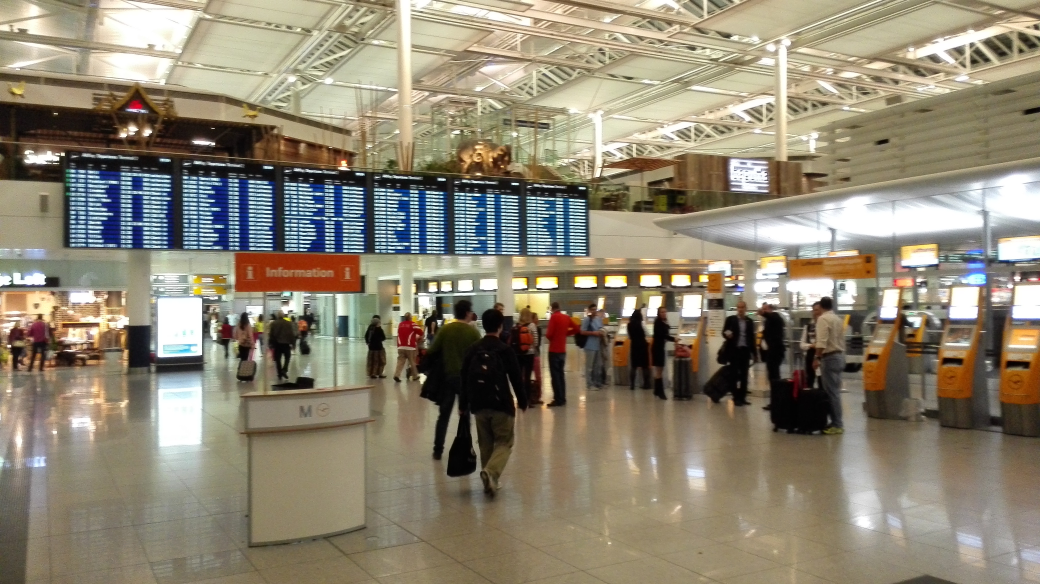
#> input picture lab6.jpg, 4160 x 2336 px (shown at 1/4 size)
$ python hog.week6.py
#> lines starting #> are read from the running program, lines starting #| are printed output that depends on the picture; after the words box and inside, x2 and y2 are one past the last pixel; in counts of white or black regions, pixels touching at a corner belong together
import cv2

hog = cv2.HOGDescriptor()
hog.setSVMDetector(cv2.HOGDescriptor_getDefaultPeopleDetector())
image = cv2.imread("lab6.jpg")
#> image is the input picture: shape (2336, 4160, 3); mean B, G, R 114.8, 133.2, 141.7
if image is None:
    print("Error: Could not read image.")
    exit()

max_size = 800
height, width, _ = image.shape
#> height = 2336; width = 4160
scale = max_size / max(height, width)
#> scale = 0.192
new_width = int(width * scale)
#> new_width = 800
new_height = int(height * scale)
#> new_height = 449
image = cv2.resize(image, (new_width, new_height))
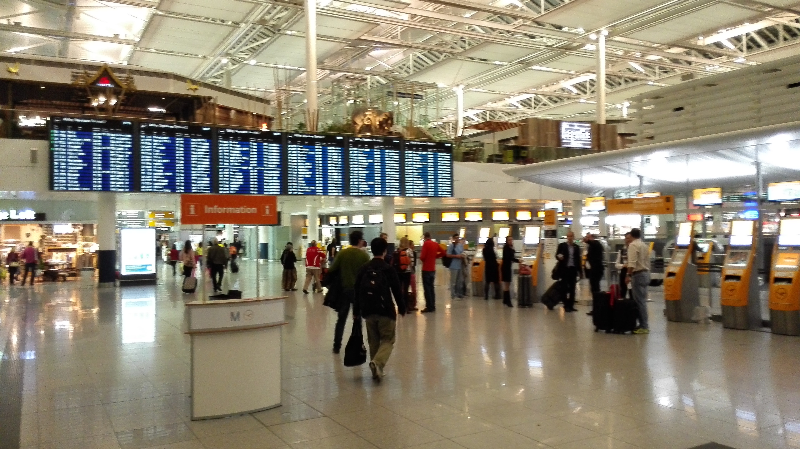
#> image: shape (449, 800, 3); mean B, G, R 114.7, 133.1, 141.6

gray = cv2.cvtColor(image, cv2.COLOR_BGR2GRAY)
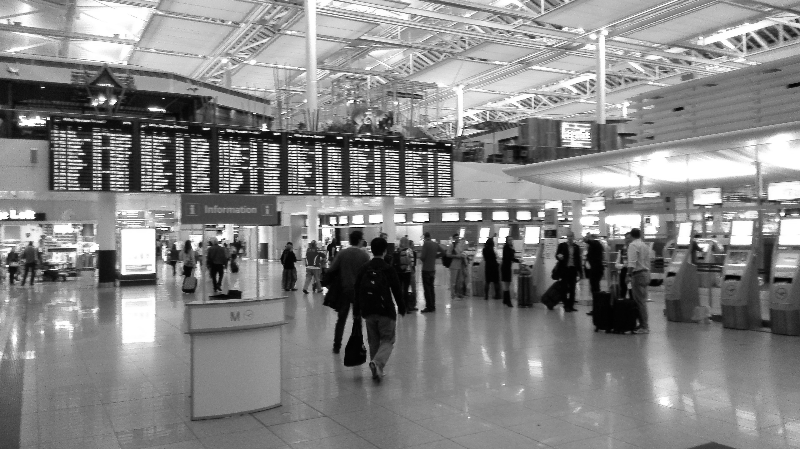
#> gray: shape (449, 800); min 1, max 255, mean 133.5

boxes, weights = hog.detectMultiScale(gray, winStride=(8, 8), padding=(8, 8), scale=1.05)
#> boxes = [[599, 209, 72, 144], [310, 207, 96, 193]]; weights = [1.24, 1.65]

for (x, y, w, h) in boxes:
    cv2.rectangle(image, (x, y), (x + w, y + h), (0, 255, 0), 2)
#> this loop made 2 passes
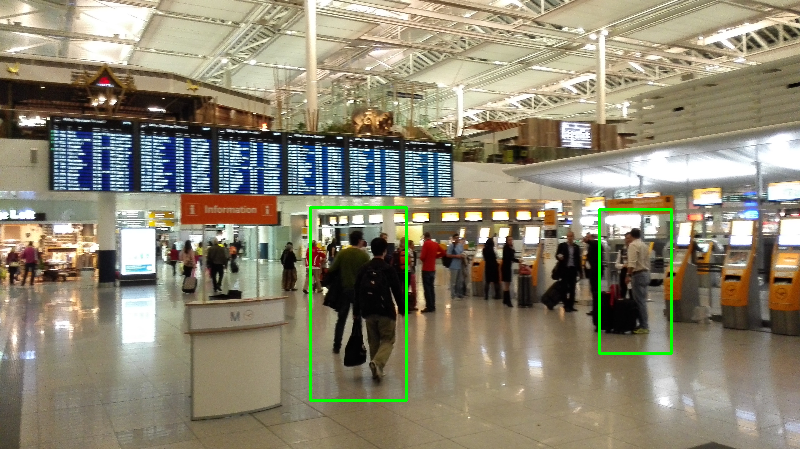
#> image: shape (449, 800, 3); 0.84% of pixels changed, all inside (x1, y1, x2, y2) = (309, 206, 673, 402)

cv2.imshow("HOG Detection", image)
cv2.waitKey(0)
cv2.destroyAllWindows()
